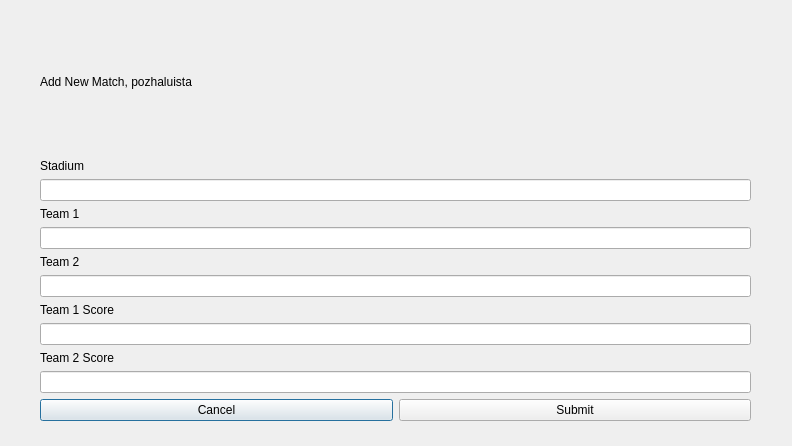
<?xml version="1.0" encoding="UTF-8"?>
<ui version="4.0">
 <class>AddMatchDialog</class>
 <widget class="QDialog" name="AddMatchDialog">
  <property name="geometry">
   <rect>
    <x>0</x>
    <y>0</y>
    <width>792</width>
    <height>446</height>
   </rect>
  </property>
  <property name="windowTitle">
   <string>Dialog</string>
  </property>
  <widget class="QWidget" name="">
   <property name="geometry">
    <rect>
     <x>40</x>
     <y>10</y>
     <width>711</width>
     <height>411</height>
    </rect>
   </property>
   <layout class="QVBoxLayout" name="verticalLayout_2">
    <item>
     <widget class="QLabel" name="label_6">
      <property name="text">
       <string>Add New Match, pozhaluista</string>
      </property>
     </widget>
    </item>
    <item>
     <layout class="QVBoxLayout" name="verticalLayout">
      <item>
       <widget class="QLabel" name="label">
        <property name="text">
         <string>Stadium</string>
        </property>
       </widget>
      </item>
      <item>
       <widget class="QLineEdit" name="stadiumEdit"/>
      </item>
      <item>
       <widget class="QLabel" name="label_3">
        <property name="text">
         <string>Team 1</string>
        </property>
       </widget>
      </item>
      <item>
       <widget class="QLineEdit" name="team1Edit"/>
      </item>
      <item>
       <widget class="QLabel" name="label_4">
        <property name="text">
         <string>Team 2</string>
        </property>
       </widget>
      </item>
      <item>
       <widget class="QLineEdit" name="team2Edit"/>
      </item>
      <item>
       <widget class="QLabel" name="label_5">
        <property name="text">
         <string>Team 1 Score</string>
        </property>
       </widget>
      </item>
      <item>
       <widget class="QLineEdit" name="team1ScoreEdit"/>
      </item>
      <item>
       <widget class="QLabel" name="label_2">
        <property name="text">
         <string>Team 2 Score</string>
        </property>
       </widget>
      </item>
      <item>
       <widget class="QLineEdit" name="team2ScoreEdit"/>
      </item>
     </layout>
    </item>
    <item>
     <layout class="QHBoxLayout" name="horizontalLayout">
      <item>
       <widget class="QPushButton" name="cancelButton">
        <property name="text">
         <string>Cancel</string>
        </property>
       </widget>
      </item>
      <item>
       <widget class="QPushButton" name="submitButton">
        <property name="text">
         <string>Submit</string>
        </property>
       </widget>
      </item>
     </layout>
    </item>
   </layout>
  </widget>
 </widget>
 <resources/>
 <connections/>
</ui>
